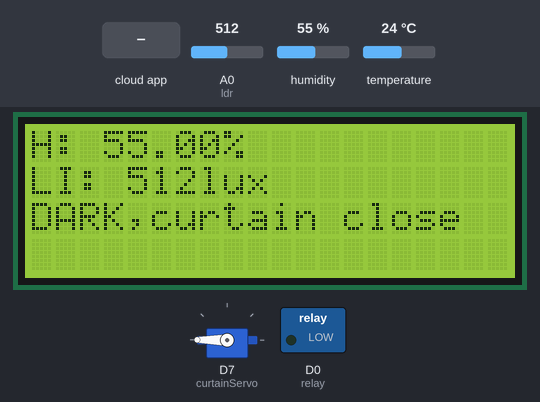
Recording of a sketch running on a simulated ESP8266 (NodeMCU). On the bench: 20×4 character LCD, servo, switched loads named in the sketch (green lamp = pin HIGH). The test bench sets the inputs (shaded band); at power-on: A0 (ldr) = 512, humidity 55 %, temperature 24 °C. WiFi joins after 1.5 s; servers stay silent unless stated; the Firebase database answers and starts empty; what the sketch prints to the serial monitor is not drawn.

Above: at 3.16 s.
3.4 s: A0 (ldr) set to 785
At 4.9 s:
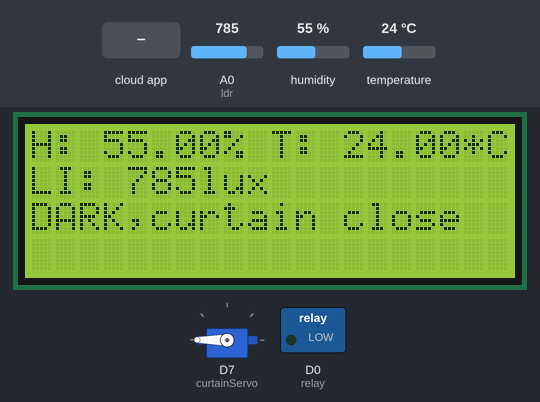
5.2 s: A0 (ldr) set to 817
At 6.7 s:
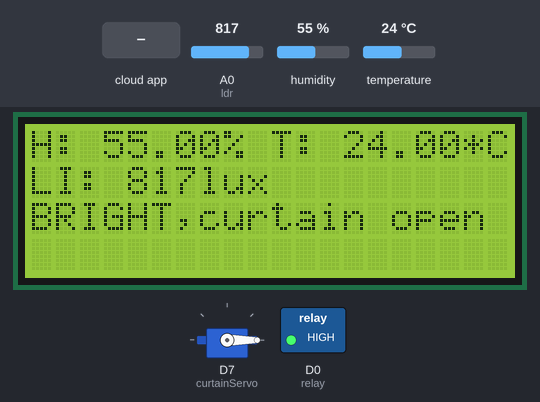
7.5 s: the phone or cloud app sets door to 0
At 8.8 s:
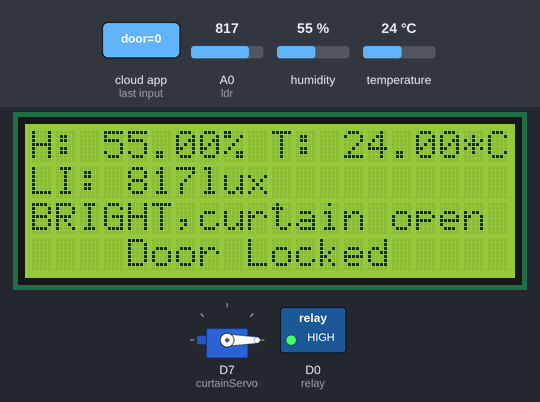
9.4 s: the phone or cloud app sets door to 1
At 11.3 s:
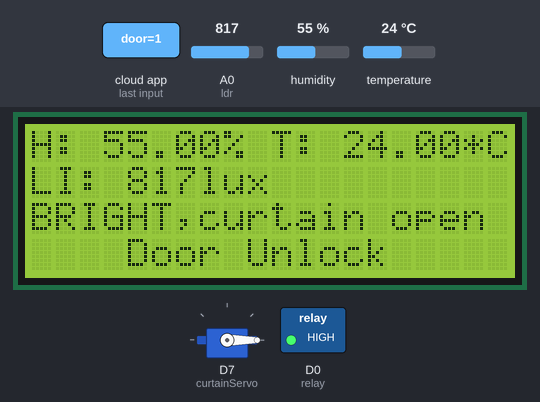
11.6 s: A0 (ldr) set to 0
At 13.7 s:
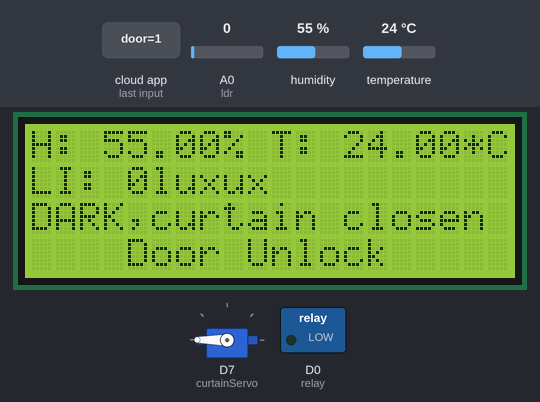
14.2 s: A0 (ldr) set to 8
16.2 s: A0 (ldr) set to 11
At 18.2 s:
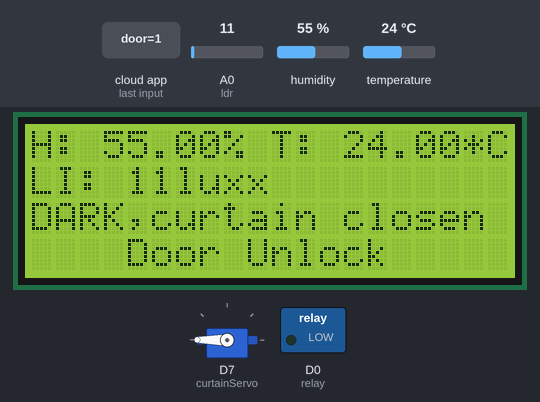
Timing chart, 0 to 19.4 s (numbered marks = the images above; inputs shaded):
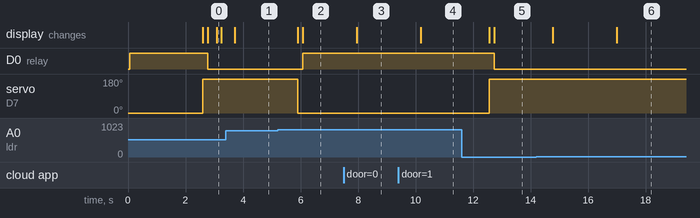

The sketch:

aa.ino
```cpp
//Include the library files
#include "FirebaseESP8266.h"  // Install Firebase ESP8266 library
#include <ESP8266WiFi.h>
#include <Servo.h>
#include <LiquidCrystal_I2C.h>
#include <DHT.h>

#define ssid  "Keah"
#define password  "744788fhjb"
#define firebase_host  "home-automation-system-dee72-default-rtdb.firebaseio.com"//firebase-project.firebaseio.com
#define firebase_auth "df4tHGlRylgNgRDwkzyKlRSL0aSMRfWVPVEfXEJu" //firebase-secret

//Define component pin
#define ldr A0
const int relay = 16;

FirebaseData firebaseData;
FirebaseData doorData;
FirebaseData bulbData;
FirebaseJson json;
Servo curtainServo; //curtain
LiquidCrystal_I2C lcd(0x27, 20, 4);
DHT dht(D3, DHT22);

void setup(){
  Serial.begin(9600); // serial communication
  lcd.begin();
  dht.begin();
  pinMode(ldr,INPUT);
  pinMode(relay, OUTPUT);
  digitalWrite(relay, HIGH);
  curtainServo.attach(13); //D7
  curtainServo.write(0);

  //Connect NodeMCU to a WiFi
  WiFi.begin(ssid, password);
  //Replace SSID with the SSID of our router and p@ssword with the router password.
  while (WiFi.status()!= WL_CONNECTED){
    delay(1000);
    Serial.println("Connecting to WiFi...");
  }
  Serial.println("Connected to WiFi!");
  //Connect to Firebase
  Firebase.begin(firebase_host, firebase_auth);
  Firebase.reconnectWiFi(true);
  Serial.println("Connected to Firebase!");
  Serial.println("----------------------");
  Serial.println("Home Automation System");
  Serial.println("----------------------");
}


void loop(){

  //door
  Firebase.getString(doorData, "/IOT/door");
  Firebase.getString(bulbData, "/IOT/bulb");
      if(doorData.stringData() == "0"){
        Serial.println("Door Locked");
        lcd.setCursor(4, 3);
        lcd.print("Door Locked");
        //doorServo.write(0);
      }
      else if (doorData.stringData() == "1"){
        Serial.println("Door Unlock");
        lcd.setCursor(4, 3);
        lcd.print("Door Unlock");
      }

  //bulb
      if(bulbData.stringData() == "0"){
          Serial.println("Bulb Off");
          digitalWrite(relay, HIGH);
      }
      else if (bulbData.stringData() == "1"){
          Serial.println("Bulb On");
          digitalWrite(relay, LOW);
      }


  //ldr
  int ldrval=analogRead(ldr);
  Serial.print("LI: ");
  Serial.print(ldrval);
  Serial.println("lux");
  Firebase.setInt(firebaseData, "/IOT/light", ldrval);
  lcd.setCursor(0,1);
  lcd.print("LI: ");
  lcd.print(ldrval);
  lcd.print("lux");
  if(ldrval <= 800){  //dark
    Serial.println("It's DARK,curtain is close");
    curtainServo.write(180);
    Firebase.setString(firebaseData, "/IOT/curtain", "CLOSED");
    lcd.setCursor(0, 2);
    lcd.print("DARK,curtain close");
    digitalWrite(relay, LOW); // Turn the relay on (bulb)
    Firebase.setString(firebaseData, "/IOT/bulb", "1");
  }
  else if(ldrval > 800){  //bright
    Serial.println("It's BRIGHT,curtain is open");
    curtainServo.write(0);
    Firebase.setString(firebaseData, "/IOT/curtain", "OPEN");
    lcd.setCursor(0, 2);
    lcd.print("BRIGHT,curtain open");
    digitalWrite(relay, HIGH); // Turn the relay off (bulb)
    Firebase.setString(firebaseData, "/IOT/bulb", "0");
  }

  // dht22
  float h = dht.readHumidity();
  float t = dht.readTemperature();
  Serial.print("Humidity: ");
  Serial.print(h);
  Serial.println("%");
  Firebase.setInt(firebaseData, "/IOT/humidity", h);
  lcd.setCursor(0, 0);
  lcd.print("H: ");
  lcd.print(h);
  lcd.print("%");
  Serial.print("Temperature: ");
  Serial.print(t);
  Serial.println("*C");
  Firebase.setInt(firebaseData, "/IOT/temperature", t);
  lcd.setCursor(10,0);
  lcd.print("T: ");
  lcd.print(t);
  lcd.print("*C");

}
```

Measured:
- the behaviour switches between 800 and 801 on A0 (ldr) (found by bisection; images 1 and 2)
- the behaviour switches between 9 and 10 on A0 (ldr) (found by bisection; images 5 and 6)
- after the input at 3.4 s, the display: changes after 0.31 s (image 1)
- after the input at 5.2 s, D0 (relay): LOW → HIGH after 0.87 s; servo on D7 (curtainServo): 180° → 0° after 0.70 s; the display: first changes after 0.70 s (image 2 shows a later state)
- after the input at 7.5 s, the display: changes after 0.46 s (image 3)
- after the input at 9.4 s, the display: changes after 0.78 s (image 4)
- after the input at 11.6 s, D0 (relay): HIGH → LOW after 1.1 s; servo on D7 (curtainServo): 0° → 180° after 0.96 s; the display: first changes after 0.96 s (image 5 shows a later state)
- after the input at 16.2 s, the display: changes after 0.79 s (image 6)
